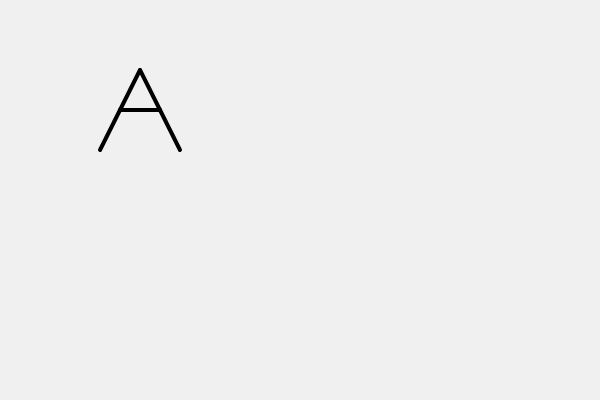
Frame 1 (no input)
Frame 60 (no input): identical to frame 1, image omitted
Frame 120 (the mouse pressed at the canvas centre since frame 60): identical to frame 1, image omitted

The p5.js sketch that drew this single still picture (run headless with seeded random() and noise() and a simulated clock; from frame 60 on, the mouse is pressed at the canvas centre):

// p5.js sketch
// ── sketch.js
function setup() { 
  createCanvas(600, 400); 
} 
 
function letraA(x,y,s){ 
  stroke(0); 
  strokeWeight(4); 
  line(x, y, x+s*0.5, y-s); 
  line(x+s, y, x+s*0.5, y-s); 
  line(x+s*0.25, y-s*0.5, x+s*0.75, y-s*0.5); 
} 
function draw(){ 
  background(240); 
  letraA(100,150,80); 

}
